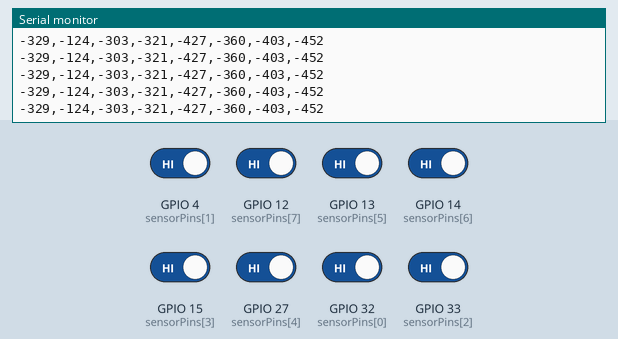
A sketch run on a simulated ESP32. Shown: the last lines printed to the serial monitor. The inputs (shaded band) are chosen by the test bench; at power-on: GPIO 4 (sensorPins[1]), GPIO 12 (sensorPins[7]), GPIO 13 (sensorPins[5]), GPIO 14 (sensorPins[6]), GPIO 15 (sensorPins[3]), GPIO 27 (sensorPins[4]), GPIO 32 (sensorPins[0]), GPIO 33 (sensorPins[2]) HIGH.

Above: at 9.2 s.
9.3 s: GPIO 4 (sensorPins[1]) driven LOW
At 9.51 s:
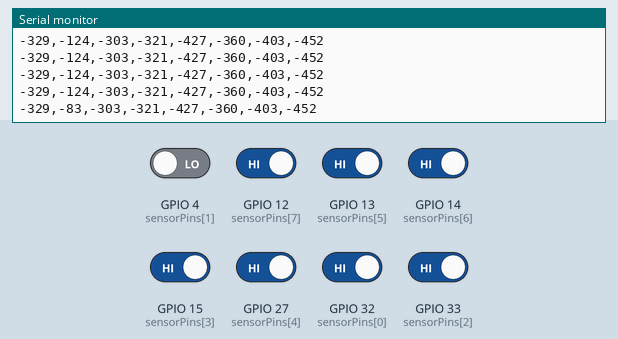
10.8 s: GPIO 12 (sensorPins[7]) driven LOW
At 11.02 s:
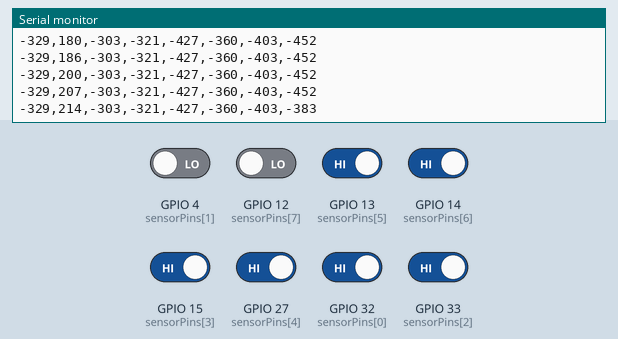
12.3 s: GPIO 13 (sensorPins[5]) driven LOW
At 12.52 s:
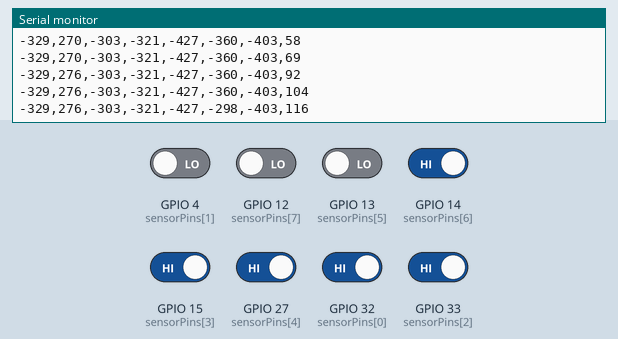
13.8 s: GPIO 14 (sensorPins[6]) driven LOW
At 14.03 s:
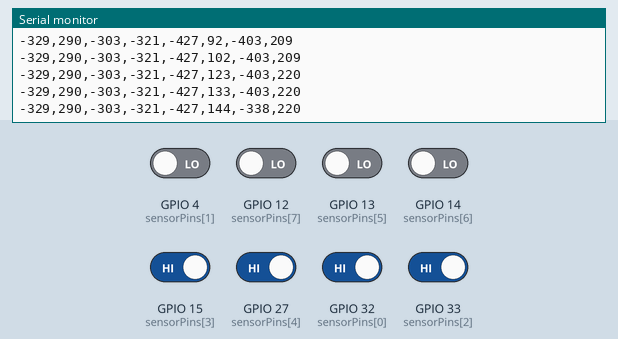
15.3 s: GPIO 15 (sensorPins[3]) driven LOW
At 15.53 s:
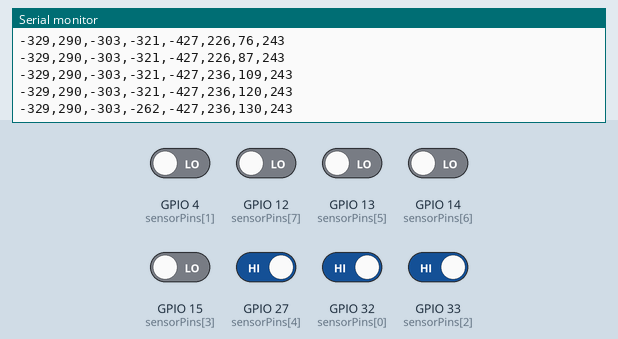
16.8 s: GPIO 27 (sensorPins[4]) driven LOW
At 17.04 s:
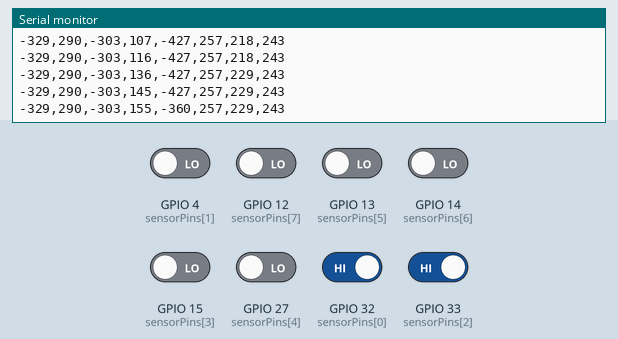
Timing chart, 0 to 19.3 s (numbered marks = the images above; inputs shaded):
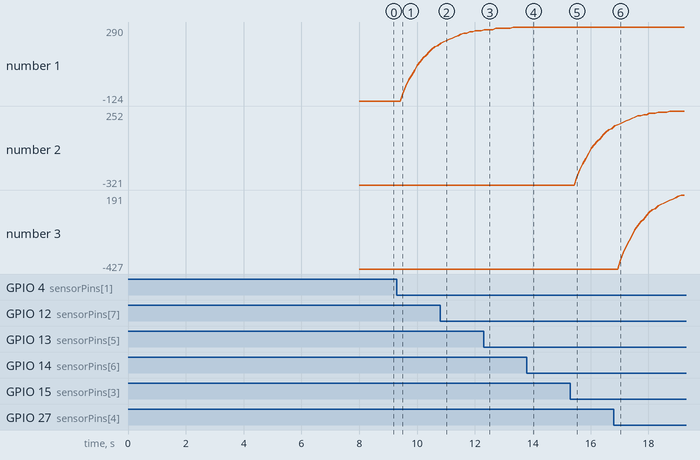

Measured:
- after the input at 9.3 s, the serial monitor: prints a new line after 0.21 s (image 1)
- after the input at 10.8 s, the serial monitor: prints a new line after 0.21 s (image 2)
- after the input at 12.3 s, the serial monitor: prints a new line after 0.22 s (image 3)
- after the input at 13.8 s, the serial monitor: prints a new line after 0.22 s (image 4)
- after the input at 15.3 s, the serial monitor: prints a new line after 0.23 s (image 5)
- after the input at 16.8 s, the serial monitor: prints a new line after 0.23 s (image 6)
- plotted number 1: -124 → 186 after the input at 9.3 s
- plotted number 3: -427 → 191 after the input at 16.8 s

The sketch:

touchread-sensors-nolib2.ino.ino
```cpp
/*****************************************************************************/
float p1[8] = {0.0}, p2[8] = {0.0}, p3[8] = {0.0};  // 3-Point history for 8 sensors
float raw[8] = {0.0}; // Current readings for 8 sensors
float baseline[8] = {0.0};
float smoothed[8] = {0.0};
unsigned long count = 0;

// Smoothing factors. The closer to one (1.0) the smoother the data. Smoothing
// introduces a delay.
//const float dataSmoothingFactor = 0.95;  //ORIGINAL
//const float baselineSmoothingFactor = 0.9995; //ORIGINAL
const float dataSmoothingFactor = 0.90;
const float baselineSmoothingFactor = 0.9990;

int sensorPins[8] = {T9, T0, T8, T3, T7, T4, T6, T5}; // Default sensor pin values 0- 7

int minValues[8] = {3}; // Initialize with high values
int maxValues[8] = {38,52,38,37,32,35,33,31}; // Initialize with low values

 int rangeMax = 360;


void setup()
{
  Serial.begin(9600);
  //delay(100);

  // Initialize history and smoothed values to an average of a few readings for each sensor
  for (int i = 0; i < 8; i++) {
    for (int j = 0; j < 100; j++) {
      raw[i] += touchRead(sensorPins[i]);
    delay(10);
    }
    raw[i] = raw[i] / 100;
    p3[i] = raw[i];
    p2[i] = raw[i];
    p1[i] = raw[i];
    smoothed[i] = raw[i];
    baseline[i] = raw[i];
  }
}

/*****************************************************************************/
void loop()
{
  // Current values for each sensor
  for (int i = 0; i < 8; i++) {
    raw[i] = touchRead(sensorPins[i]);
    p1[i] = raw[i]; // Latest point in the history

    //
    //p1[i] = map(raw[i],-20,50,rangeMax,0); // min/max mapped to 0-360 (reversed)

    // Glitch detector
    if (abs(p3[i] - p1[i]) < 5) {
      if (abs(p2[i] - p3[i]) > 3) {
        p2[i] = p3[i];
      }
    }

    //if (raw[i] < 0) {p1[i]=0;}; if (p1[i] > rangeMax) {p1[i]= rangeMax;}


    // Smooth the de-glitched data to take out some noise
    smoothed[i] = p3[i] * (1 - dataSmoothingFactor) + smoothed[i] * dataSmoothingFactor;


    // Dynamic baseline tracking
    if (count > 50) {
      baseline[i] = p3[i] * (1 - baselineSmoothingFactor) + baseline[i] * baselineSmoothingFactor;
    }

    // Shift the history
    p3[i] = p2[i];
    p2[i] = p1[i];
  }

  // Output smoothed values as a comma-separated string
  String output = "";
  String debugRaw = "";


  for (int i = 0; i < 8; i++) {
    //output += String(int(smoothed[i]) - int(baseline[i]));
    //output += String(raw[i]);

    //dont allow negative numbers to be outputted.
    //DOESNT WORK
    if (int(smoothed[i]) < 0 ) {smoothed[i] = 0;};

    output += String(map(smoothed[i],maxValues[i],minValues[i],0, rangeMax));
    debugRaw += String(int(raw[i]));

    if (i < 7) output += ",";debugRaw += ","; // Add comma between values
  }
  Serial.println(output);// + " - " + debugRaw );

  delay(100);
}
```
